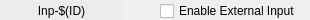
<ui version="4.0">
 <class>Form</class>
 <widget class="QWidget" name="Form">
  <property name="geometry">
   <rect>
    <x>0</x>
    <y>0</y>
    <width>310</width>
    <height>20</height>
   </rect>
  </property>
  <property name="windowTitle">
   <string>Form</string>
  </property>
  <widget class="caLabel" name="calabel">
   <property name="geometry">
    <rect>
     <x>1</x>
     <y>1</y>
     <width>121</width>
     <height>20</height>
    </rect>
   </property>
   <property name="text">
    <string>Inp-$(ID)</string>
   </property>
   <property name="alignment">
    <set>Qt::AlignCenter</set>
   </property>
  <property name="styleSheet">
   <string notr="true">background-color: rgb(236, 236, 236, 255);</string>
  </property></widget>
  <widget class="caToggleButton" name="catogglebutton">
   <property name="geometry">
    <rect>
     <x>160</x>
     <y>1</y>
     <width>150</width>
     <height>20</height>
    </rect>
   </property>
   <property name="text">
    <string>Enable External Input</string>
   </property>
   <property name="channel" stdset="0">
    <string notr="true">$(EVG):Inp-$(ID)-EnaIrq-Sel</string>
   </property>
  </widget>
  <widget class="caLed" name="caled">
   <property name="geometry">
    <rect>
     <x>130</x>
     <y>1</y>
     <width>20</width>
     <height>20</height>
    </rect>
   </property>
   <property name="rectangular">
    <bool>false</bool>
   </property>
   <property name="channel" stdset="0">
    <string notr="true">$(EVG):Inp-$(ID)-EnaIrq-RB</string>
   </property>
   <property name="trueColor">
         <color>
          <red>0</red>
          <green>205</green>
          <blue>0</blue>
         </color>
        </property><property name="falseColor">
         <color>
          <red>255</red>
          <green>0</green>
          <blue>0</blue>
         </color>
        </property><property name="undefinedColor">
         <color>
          <red>255</red>
          <green>255</green>
          <blue>255</blue>
         </color>
        </property></widget>
 </widget>
 <customwidgets>
  <customwidget>
   <class>caToggleButton</class>
   <extends>QCheckBox</extends>
   <header>caToggleButton</header>
  </customwidget>
  <customwidget>
   <class>caLabel</class>
   <extends>QLabel</extends>
   <header>caLabel</header>
  </customwidget>
  <customwidget>
   <class>caLed</class>
   <extends>QWidget</extends>
   <header>caLed</header>
  </customwidget>
 </customwidgets>
 <resources/>
 <connections/>
</ui>
